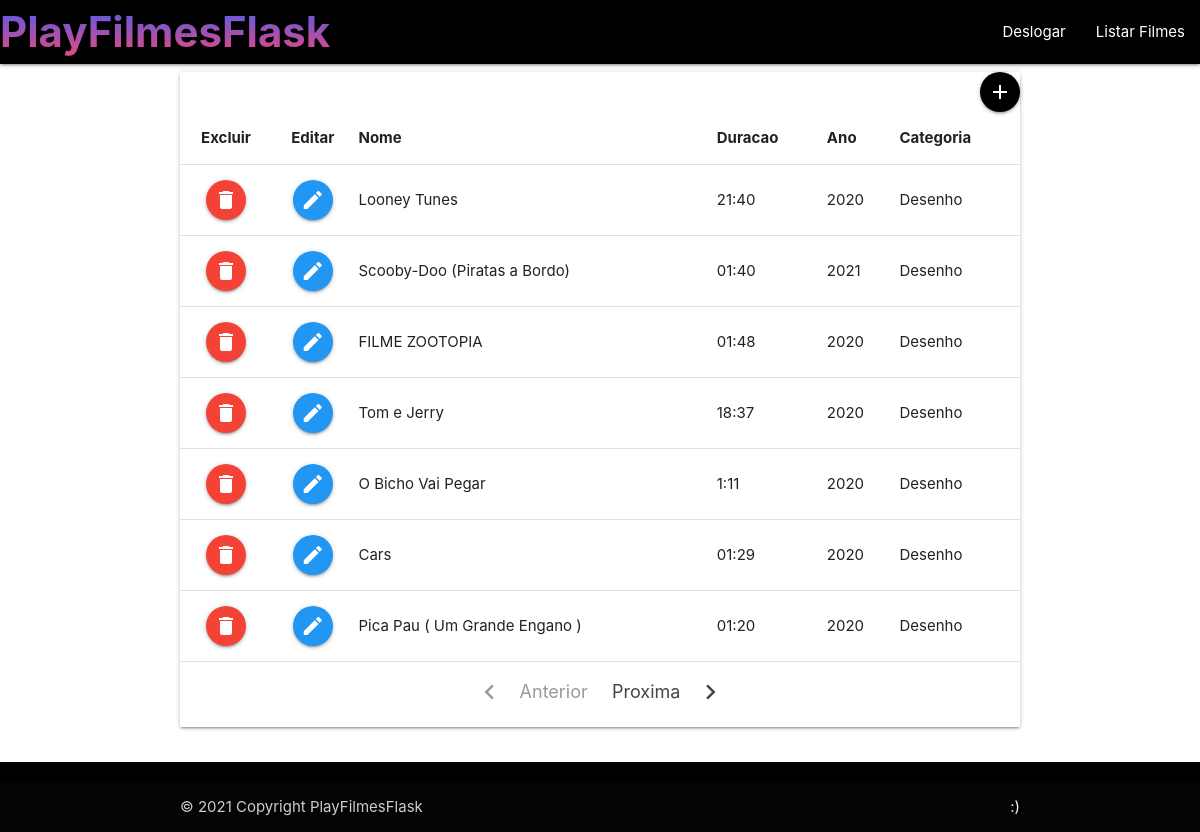
The page /listFilmesCad/ (signed in) on the database its author committed.
### app/models/tables.py (models this page shows, shortened)
class Filme(db.Model):
	__tablename__ = "filmes"
	id          = db.Column(db.Integer, primary_key=True)
	nome        = db.Column(db.String(200))
	duracao     = db.Column(db.String(200))
	ano		    = db.Column(db.String(200))
	url         = db.Column(db.String(200))
	capa        = db.Column(db.String(200))
	resumo		= db.Column(db.Text)
	id_user_cad = db.Column(db.Integer, db.ForeignKey("users.id"))
	id_category = db.Column(db.Integer, db.ForeignKey("categorys.id"))
	user     = db.relationship("User", foreign_keys= id_user_cad)
	category = db.relationship("Category", foreign_keys= id_category)

class Category(db.Model):
	__tablename__ = "categorys"
	id          = db.Column(db.Integer, primary_key=True)
	descricao   = db.Column(db.String(200))

### app/controllers/default.py (the view)
@app.route("/listFilmesCad/", methods=['GET'], defaults={"page": 1})
@app.route("/listFilmesCad/<int:page>", methods=['GET'])
@login_required
def listFilmesCad(page):
	pag = page
	per_page = 7
	data = Filme.query.paginate(pag,per_page,error_out=False)
	return render_template('ListFilme.html', filmes=data)

### app/controllers/default.py (called while the page is built)
@lm.user_loader
def load_user(user_id):
    return User.query.filter_by(id=user_id).first()

### app/models/tables.py (called while the page is built)
	@property
	def is_authenticated(self):
		return True

### app/templates/ListFilme.html
    {% extends 'base.html' %}
    {% block content %}
    <div class="container">
      <div class="row">
          <a class="btn-floating black right" href='{{ url_for("cadFilme") }}'><i class="material-icons">add</i></a>
          <div class="card darken-1">
            <table class="responsive-table">
                <thead>
                    <tr>
                        <th class="center">Excluir</th>
                        <th class="center">Editar</th>
                        <th>Nome</th>
                        <th>Duracao</th>
                        <th>Ano</th>
                        <th>Categoria</th>
                    </tr>
                </thead>
                <tbody>
                    {% for dados in filmes.items %}
                    <tr>
                        <td class="center"><a href="/deleteFilme/{{dados.id}}" class="btn-floating btn-medium waves-effect waves-light red"><i class="material-icons">delete</i></a></td>
                        <td class="center"><a href="/cadfilme/{{dados.id}}" class="btn-floating btn-medium waves-effect waves-light blue"><i class="material-icons">edit</i></a></td>
                        <td>{{dados.nome}}</td>
                        <td>{{dados.duracao}}</td>
                        <td>{{dados.ano}}</td>
                        <td>{{dados.category.descricao}}</td>
                    </tr>
                    {% endfor %}
                </tbody>
            </table>
            <div class="center" id="pag">
                <ul class="pagination">
                    {% if filmes.has_prev %}
                    <li class=""><a href="{{ url_for('listFilmesCad', page=filmes.prev_num) }}"><i class="material-icons left">chevron_left</i>Anterior</a></li>
                    {% else %}
                    <li class="disabled"><a href="#!"><i class="material-icons left">chevron_left</i>Anterior</a></li>
                    {% endif %}
                    {% if filmes.has_next %}
                    <li class=""><a  href="{{ url_for('listFilmesCad', page=filmes.next_num) }}">Proxima<i class="material-icons right">chevron_right</i></a></li>
                    {% else %}
                    <li class="disabled"><a href="#!"><i class="material-icons right">chevron_right</i>Próxima</a></li>
                    {% endif %}
                </ul>
            </div>
        </div>
    </div>
</div>
{% endblock %}

### app/static/index.css (style rules this page uses)
body { display: flex; min-height: 100vh; flex-direction: column; }
#pag { padding-bottom: 5px; }

### rows shown on the page
Filme: nome "Looney Tunes", duracao "21:40", ano "2020", category.descricao "Desenho"
Filme: nome "Scooby-Doo (Piratas a Bordo)", duracao "01:40", ano "2021", category.descricao "Desenho"
Filme: nome "FILME ZOOTOPIA", duracao "01:48", ano "2020", category.descricao "Desenho"
Filme: nome "Tom e Jerry", duracao "18:37", ano "2020", category.descricao "Desenho"
Filme: nome "O Bicho Vai Pegar", duracao "1:11", ano "2020", category.descricao "Desenho"
Filme: nome "Cars", duracao "01:29", ano "2020", category.descricao "Desenho"
Filme: nome "Pica Pau ( Um Grande Engano )", duracao "01:20", ano "2020", category.descricao "Desenho"
